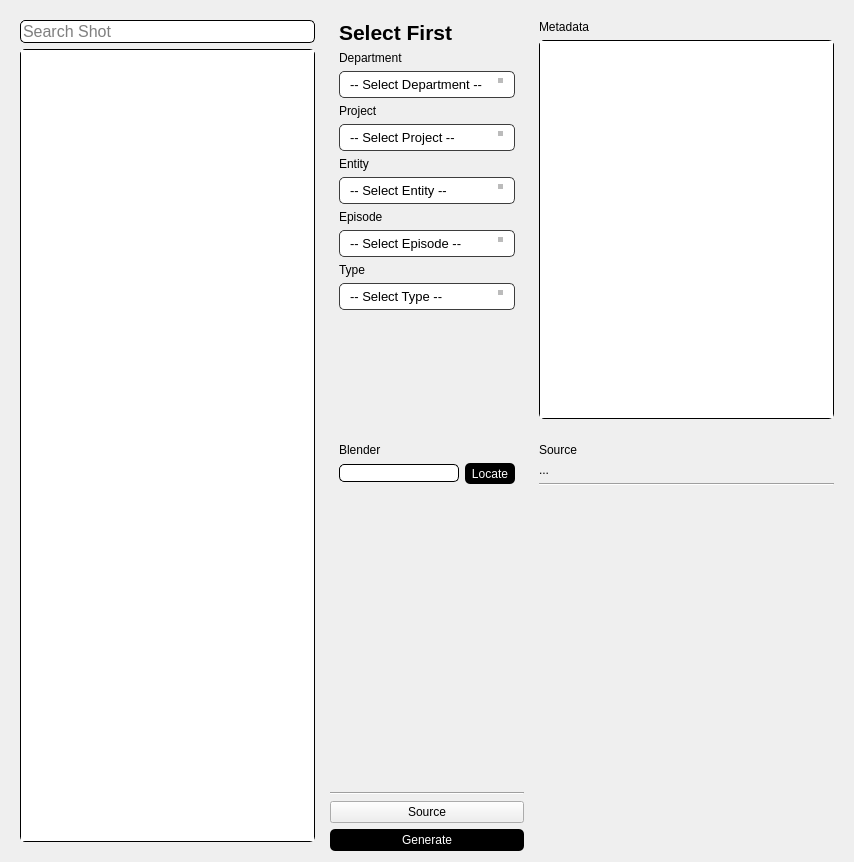
<?xml version="1.0" encoding="UTF-8"?>
<ui version="4.0">
 <class>Form</class>
 <widget class="QWidget" name="Form">
  <property name="geometry">
   <rect>
    <x>0</x>
    <y>0</y>
    <width>854</width>
    <height>862</height>
   </rect>
  </property>
  <property name="windowTitle">
   <string>Form</string>
  </property>
  <layout class="QGridLayout" name="gridLayout">
   <item row="0" column="0">
    <layout class="QGridLayout" name="gridLayout_main">
     <item row="0" column="1">
      <widget class="QWidget" name="verticalWidget_search" native="true">
       <property name="styleSheet">
        <string notr="true">/* The main box */
QComboBox {
    border: 1px solid #3d3d3d;
    border-radius: 5px; /* macOS uses approx 5-6px */
    padding: 4px 10px 4px 10px;
    font-size: 13px;
}

/* The container for the arrow */
QComboBox::drop-down {
    subcontrol-origin: padding;
    subcontrol-position: top right;
    width: 20px;
    border-left: none;
}

/* The macOS Chevron (Simplified) */
QComboBox::down-arrow {
    border-left: 4px solid transparent;
    border-right: 4px solid transparent;
    border-top: 5px solid #BBBBBB;
    margin-right: 8px;
}
</string>
       </property>
       <layout class="QVBoxLayout" name="verticalLayout_search">
        <item>
         <widget class="QLabel" name="label">
          <property name="font">
           <font>
            <pointsize>16</pointsize>
            <bold>true</bold>
           </font>
          </property>
          <property name="text">
           <string>Select First</string>
          </property>
         </widget>
        </item>
        <item>
         <layout class="QVBoxLayout" name="verticalLayout_department">
          <item>
           <widget class="QLabel" name="label_department">
            <property name="text">
             <string>Department</string>
            </property>
           </widget>
          </item>
          <item>
           <widget class="QComboBox" name="comboBox_department">
            <property name="placeholderText">
             <string>-- Select Department --</string>
            </property>
           </widget>
          </item>
         </layout>
        </item>
        <item>
         <layout class="QVBoxLayout" name="verticalLayout_project">
          <item>
           <widget class="QLabel" name="label_project">
            <property name="text">
             <string>Project</string>
            </property>
           </widget>
          </item>
          <item>
           <widget class="QComboBox" name="comboBox_project">
            <property name="placeholderText">
             <string>-- Select Project --</string>
            </property>
           </widget>
          </item>
         </layout>
        </item>
        <item>
         <layout class="QVBoxLayout" name="verticalLayout_entity">
          <item>
           <widget class="QLabel" name="label_entity">
            <property name="text">
             <string>Entity</string>
            </property>
           </widget>
          </item>
          <item>
           <widget class="QComboBox" name="comboBox_entity">
            <property name="placeholderText">
             <string>-- Select Entity --</string>
            </property>
           </widget>
          </item>
         </layout>
        </item>
        <item>
         <layout class="QVBoxLayout" name="verticalLayout_episode">
          <item>
           <widget class="QLabel" name="label_episode">
            <property name="text">
             <string>Episode</string>
            </property>
           </widget>
          </item>
          <item>
           <widget class="QComboBox" name="comboBox_episode">
            <property name="placeholderText">
             <string>-- Select Episode --</string>
            </property>
           </widget>
          </item>
         </layout>
        </item>
        <item>
         <layout class="QVBoxLayout" name="verticalLayout_type">
          <item>
           <widget class="QLabel" name="label_type">
            <property name="text">
             <string>Type</string>
            </property>
           </widget>
          </item>
          <item>
           <widget class="QComboBox" name="comboBox_type">
            <property name="placeholderText">
             <string>-- Select Type --</string>
            </property>
           </widget>
          </item>
         </layout>
        </item>
        <item>
         <spacer name="verticalSpacer_2">
          <property name="orientation">
           <enum>Qt::Orientation::Vertical</enum>
          </property>
          <property name="sizeHint" stdset="0">
           <size>
            <width>20</width>
            <height>40</height>
           </size>
          </property>
         </spacer>
        </item>
       </layout>
      </widget>
     </item>
     <item row="1" column="2">
      <widget class="QWidget" name="verticalWidget_target" native="true">
       <property name="enabled">
        <bool>true</bool>
       </property>
       <property name="styleSheet">
        <string notr="true">.QListWidget {
border-radius: 5%;
border: 1px solid black;
}
</string>
       </property>
       <layout class="QVBoxLayout" name="verticalLayout_version">
        <item>
         <widget class="QLabel" name="label_source">
          <property name="text">
           <string>Source</string>
          </property>
         </widget>
        </item>
        <item>
         <widget class="QLabel" name="label_sourceName">
          <property name="text">
           <string>...</string>
          </property>
         </widget>
        </item>
        <item>
         <widget class="Line" name="line_2">
          <property name="orientation">
           <enum>Qt::Orientation::Horizontal</enum>
          </property>
         </widget>
        </item>
        <item>
         <spacer name="verticalSpacer_3">
          <property name="orientation">
           <enum>Qt::Orientation::Vertical</enum>
          </property>
          <property name="sizeHint" stdset="0">
           <size>
            <width>20</width>
            <height>40</height>
           </size>
          </property>
         </spacer>
        </item>
       </layout>
      </widget>
     </item>
     <item row="1" column="1">
      <layout class="QGridLayout" name="gridLayout_function">
       <item row="2" column="0" colspan="2">
        <layout class="QGridLayout" name="gridLayout_builderType"/>
       </item>
       <item row="1" column="0" colspan="2">
        <spacer name="verticalSpacer">
         <property name="orientation">
          <enum>Qt::Orientation::Vertical</enum>
         </property>
         <property name="sizeHint" stdset="0">
          <size>
           <width>20</width>
           <height>40</height>
          </size>
         </property>
        </spacer>
       </item>
       <item row="6" column="0" colspan="2">
        <widget class="QPushButton" name="pushButton_target">
         <property name="styleSheet">
          <string notr="true">.QPushButton {
    border: none;
    background-color: black;
    border-radius: 5%;
    color: white;
    padding: 4px;
}

.QPushButton:hover {
    background-color: #333333;
    color: white;
    border: none;
}

.QPushButton:pressed {
    background-color: #666666;
    color: #e0e0e0;
    padding: 5px 4px 3px 4px;
}</string>
         </property>
         <property name="text">
          <string>Generate</string>
         </property>
        </widget>
       </item>
       <item row="0" column="0" colspan="2">
        <widget class="QWidget" name="gridWidget_blenderPath" native="true">
         <property name="styleSheet">
          <string notr="true">#gridWidget_blenderPath .QWidget {
background-color: White;
border: 2px solid black;
border-radius: 5%;
}

#gridWidget_blenderPath .QLineEdit {
border: 1px solid black;
border-radius: 5%;
}

#gridWidget_blenderPath .QToolButton {
border: none;
background-color:  black;
color: white;
border-radius: 5%;
padding: 2px;
}</string>
         </property>
         <layout class="QGridLayout" name="gridLayout_blenderPath">
          <item row="1" column="0">
           <widget class="QLineEdit" name="lineEdit_blenderPath">
            <property name="styleSheet">
             <string notr="true"/>
            </property>
           </widget>
          </item>
          <item row="1" column="1">
           <widget class="QToolButton" name="toolButton_blenderPath">
            <property name="text">
             <string>Locate</string>
            </property>
           </widget>
          </item>
          <item row="0" column="0" colspan="2">
           <widget class="QLabel" name="label_blenderPath">
            <property name="text">
             <string>Blender</string>
            </property>
           </widget>
          </item>
         </layout>
        </widget>
       </item>
       <item row="3" column="0" colspan="2">
        <widget class="Line" name="line">
         <property name="orientation">
          <enum>Qt::Orientation::Horizontal</enum>
         </property>
        </widget>
       </item>
       <item row="5" column="0" colspan="2">
        <widget class="QPushButton" name="pushButton_source">
         <property name="text">
          <string>Source</string>
         </property>
        </widget>
       </item>
      </layout>
     </item>
     <item row="0" column="2">
      <widget class="QWidget" name="gridWidget_metadata" native="true">
       <property name="styleSheet">
        <string notr="true">.QTableView {
border-radius: 5%;
border: 1px solid black;
}</string>
       </property>
       <layout class="QGridLayout" name="gridLayout_metadata">
        <item row="0" column="0">
         <widget class="QLabel" name="label_metadata">
          <property name="text">
           <string>Metadata</string>
          </property>
         </widget>
        </item>
        <item row="1" column="0">
         <widget class="QTableView" name="tableView_metadata"/>
        </item>
       </layout>
      </widget>
     </item>
     <item row="0" column="0" rowspan="2">
      <widget class="QWidget" name="verticalWidget_list" native="true">
       <property name="styleSheet">
        <string notr="true">.QListWidget {
border-radius: 5%;
border: 1px solid black;
}

.QLineEdit {
border-radius: 5%;
border: 1px solid black;
}
</string>
       </property>
       <layout class="QVBoxLayout" name="verticalLayout_list">
        <item>
         <widget class="QLineEdit" name="lineEdit_list">
          <property name="font">
           <font>
            <pointsize>12</pointsize>
           </font>
          </property>
          <property name="toolTip">
           <string>Search Shot/Asset</string>
          </property>
          <property name="statusTip">
           <string/>
          </property>
          <property name="placeholderText">
           <string>Search Shot</string>
          </property>
         </widget>
        </item>
        <item>
         <widget class="QListWidget" name="listWidget_list"/>
        </item>
       </layout>
      </widget>
     </item>
    </layout>
   </item>
  </layout>
 </widget>
 <resources/>
 <connections/>
</ui>
